Frame 1 (no input): blank canvas, image omitted
Frame 60 (the mouse pressed at the canvas centre just before this capture): blank canvas, image omitted
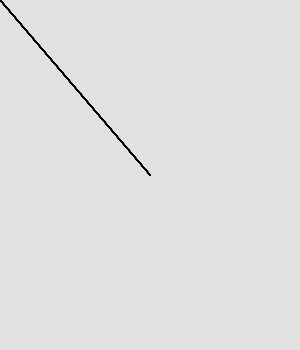
Frame 120 (the mouse held since frame 60 and released just before this capture)

The Processing sketch whose frames 1 and 60 were blank and that drew this single picture after the mouse press (run headless with seeded random() and noise(); from frame 60 on, the mouse is pressed at the canvas centre):

// Processing sketch: explosion_line
// ── explosion_line.pde
void setup() {
  size (300, 350);
  background(225, 225, 225); 
  //background color
}
void draw() {
  line(mouseX, mouseY, 0, 0);
}

//combination of tutorial 1&2
